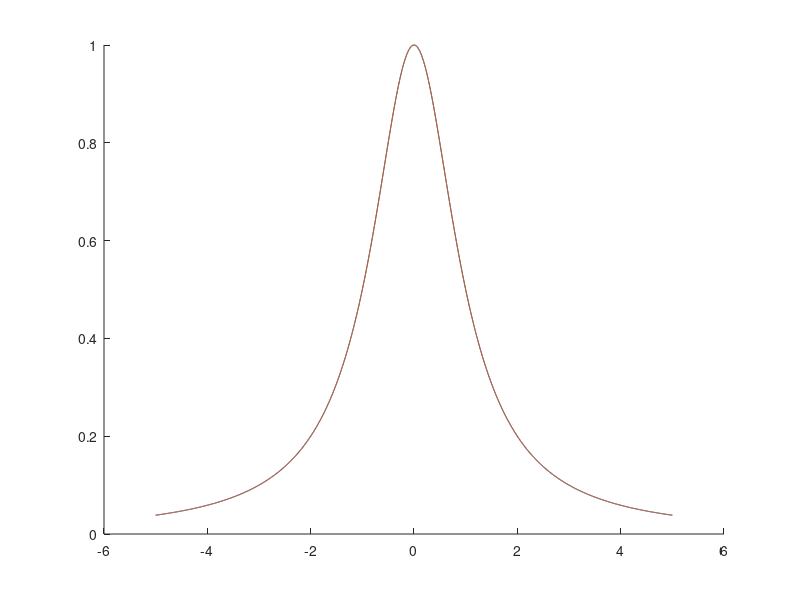

Recreate this plot in MATLAB.
x = linspace(-5, 5, 41);
y = 1./(x.^2 + 1);

x0 = linspace(-5, 5, 2001);
y0 = 1./(x0.^2 + 1);
x1 = linspace(-5, 5, 2001);
y1 = spline(x, y, x1);

hold on;
plot(x0, y0);
plot(x1, y1);
